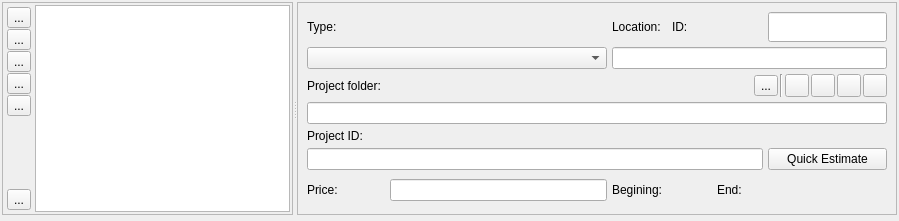
      <widget class="QWidget" name="tab">
       <attribute name="title">
        <string>Design 2</string>
       </attribute>
       <layout class="QHBoxLayout" name="horizontalLayout_2">
        <property name="spacing">
         <number>5</number>
        </property>
        <property name="leftMargin">
         <number>2</number>
        </property>
        <property name="topMargin">
         <number>2</number>
        </property>
        <property name="rightMargin">
         <number>2</number>
        </property>
        <property name="bottomMargin">
         <number>2</number>
        </property>
        <item>
         <widget class="QFrame" name="frmJobInfo">
          <property name="frameShape">
           <enum>QFrame::NoFrame</enum>
          </property>
          <property name="frameShadow">
           <enum>QFrame::Plain</enum>
          </property>
          <layout class="QVBoxLayout" name="verticalLayout">
           <property name="spacing">
            <number>0</number>
           </property>
           <property name="leftMargin">
            <number>0</number>
           </property>
           <property name="topMargin">
            <number>0</number>
           </property>
           <property name="rightMargin">
            <number>0</number>
           </property>
           <property name="bottomMargin">
            <number>0</number>
           </property>
           <item>
            <widget class="QSplitter" name="splitter">
             <property name="orientation">
              <enum>Qt::Horizontal</enum>
             </property>
             <property name="childrenCollapsible">
              <bool>false</bool>
             </property>
             <widget class="QFrame" name="frame_3">
              <property name="frameShape">
               <enum>QFrame::StyledPanel</enum>
              </property>
              <property name="frameShadow">
               <enum>QFrame::Raised</enum>
              </property>
              <property name="lineWidth">
               <number>2</number>
              </property>
              <layout class="QGridLayout" name="gLayoutJobListPanel">
               <property name="leftMargin">
                <number>2</number>
               </property>
               <property name="topMargin">
                <number>2</number>
               </property>
               <property name="rightMargin">
                <number>2</number>
               </property>
               <property name="bottomMargin">
                <number>2</number>
               </property>
               <property name="spacing">
                <number>2</number>
               </property>
               <item row="0" column="0">
                <widget class="QFrame" name="frmJobToolbar">
                 <property name="maximumSize">
                  <size>
                   <width>16777215</width>
                   <height>16777215</height>
                  </size>
                 </property>
                 <property name="frameShape">
                  <enum>QFrame::NoFrame</enum>
                 </property>
                 <property name="frameShadow">
                  <enum>QFrame::Plain</enum>
                 </property>
                 <property name="lineWidth">
                  <number>3</number>
                 </property>
                 <layout class="QVBoxLayout" name="verticalLayout_13">
                  <property name="spacing">
                   <number>1</number>
                  </property>
                  <property name="leftMargin">
                   <number>2</number>
                  </property>
                  <property name="topMargin">
                   <number>2</number>
                  </property>
                  <property name="rightMargin">
                   <number>2</number>
                  </property>
                  <property name="bottomMargin">
                   <number>2</number>
                  </property>
                  <item>
                   <widget class="QToolButton" name="btnJobAdd">
                    <property name="toolTip">
                     <string>Insert new job information</string>
                    </property>
                    <property name="text">
                     <string>...</string>
                    </property>
                    <property name="icon">
                     <iconset resource="resources.qrc">
                      <normaloff>:/resources/browse-controls/add.png</normaloff>:/resources/browse-controls/add.png</iconset>
                    </property>
                   </widget>
                  </item>
                  <item>
                   <widget class="QToolButton" name="btnJobEdit">
                    <property name="toolTip">
                     <string>Edit current job info</string>
                    </property>
                    <property name="text">
                     <string>...</string>
                    </property>
                    <property name="icon">
                     <iconset resource="resources.qrc">
                      <normaloff>:/resources/browse-controls/edit.png</normaloff>:/resources/browse-controls/edit.png</iconset>
                    </property>
                   </widget>
                  </item>
                  <item>
                   <widget class="QToolButton" name="btnJobDel">
                    <property name="toolTip">
                     <string>Remove current job info from data base</string>
                    </property>
                    <property name="text">
                     <string>...</string>
                    </property>
                    <property name="icon">
                     <iconset resource="resources.qrc">
                      <normaloff>:/resources/browse-controls/remove.png</normaloff>:/resources/browse-controls/remove.png</iconset>
                    </property>
                   </widget>
                  </item>
                  <item>
                   <widget class="QToolButton" name="btnJobSave">
                    <property name="toolTip">
                     <string>Save alterations to job info</string>
                    </property>
                    <property name="text">
                     <string>...</string>
                    </property>
                    <property name="icon">
                     <iconset theme="document-save">
                      <normaloff>.</normaloff>.</iconset>
                    </property>
                   </widget>
                  </item>
                  <item>
                   <widget class="QToolButton" name="btnJobCancel">
                    <property name="toolTip">
                     <string>Cancel alterations to job info</string>
                    </property>
                    <property name="text">
                     <string>...</string>
                    </property>
                    <property name="icon">
                     <iconset resource="resources.qrc">
                      <normaloff>:/resources/cancel.png</normaloff>:/resources/cancel.png</iconset>
                    </property>
                   </widget>
                  </item>
                  <item>
                   <spacer name="verticalSpacer">
                    <property name="orientation">
                     <enum>Qt::Vertical</enum>
                    </property>
                    <property name="sizeHint" stdset="0">
                     <size>
                      <width>20</width>
                      <height>40</height>
                     </size>
                    </property>
                   </spacer>
                  </item>
                  <item>
                   <widget class="QToolButton" name="btnJobSelectJob">
                    <property name="toolTip">
                     <string>SELECT THIS JOB</string>
                    </property>
                    <property name="text">
                     <string>...</string>
                    </property>
                    <property name="icon">
                     <iconset resource="resources.qrc">
                      <normaloff>:/resources/project-nbr.png</normaloff>:/resources/project-nbr.png</iconset>
                    </property>
                   </widget>
                  </item>
                 </layout>
                </widget>
               </item>
               <item row="0" column="1">
                <widget class="vmListWidget" name="jobsList">
                 <property name="minimumSize">
                  <size>
                   <width>0</width>
                   <height>0</height>
                  </size>
                 </property>
                </widget>
               </item>
              </layout>
             </widget>
             <widget class="QFrame" name="frame_4">
              <property name="frameShape">
               <enum>QFrame::StyledPanel</enum>
              </property>
              <property name="frameShadow">
               <enum>QFrame::Raised</enum>
              </property>
              <layout class="QGridLayout" name="gridLayout_10">
               <item row="0" column="0">
                <layout class="QGridLayout" name="gridLayout_15" rowstretch="0,0,0,0,0,0,0" columnstretch="0,0,0,0,0,0,0,0">
                 <property name="leftMargin">
                  <number>0</number>
                 </property>
                 <property name="topMargin">
                  <number>0</number>
                 </property>
                 <property name="rightMargin">
                  <number>0</number>
                 </property>
                 <property name="bottomMargin">
                  <number>0</number>
                 </property>
                 <property name="spacing">
                  <number>5</number>
                 </property>
                 <item row="5" column="1" colspan="6">
                  <widget class="vmLineEdit" name="txtJobProjectID">
                   <property name="maximumSize">
                    <size>
                     <width>16777215</width>
                     <height>30</height>
                    </size>
                   </property>
                  </widget>
                 </item>
                 <item row="6" column="3">
                  <widget class="QLabel" name="lblJobDateStart">
                   <property name="text">
                    <string>Begining:</string>
                   </property>
                  </widget>
                 </item>
                 <item row="3" column="1" colspan="7">
                  <widget class="vmLineEdit" name="txtJobProjectPath">
                   <property name="readOnly">
                    <bool>true</bool>
                   </property>
                  </widget>
                 </item>
                 <item row="4" column="1">
                  <widget class="QLabel" name="lblJobProjectID">
                   <property name="maximumSize">
                    <size>
                     <width>16777215</width>
                     <height>30</height>
                    </size>
                   </property>
                   <property name="text">
                    <string>Project ID:</string>
                   </property>
                  </widget>
                 </item>
                 <item row="1" column="3" colspan="5">
                  <widget class="vmLineEdit" name="txtJobAddress"/>
                 </item>
                 <item row="2" column="6" colspan="2">
                  <layout class="QHBoxLayout" name="horizontalLayout_11">
                   <property name="spacing">
                    <number>2</number>
                   </property>
                   <property name="leftMargin">
                    <number>0</number>
                   </property>
                   <item>
                    <spacer name="horizontalSpacer_7">
                     <property name="orientation">
                      <enum>Qt::Horizontal</enum>
                     </property>
                     <property name="sizeHint" stdset="0">
                      <size>
                       <width>40</width>
                       <height>20</height>
                      </size>
                     </property>
                    </spacer>
                   </item>
                   <item>
                    <widget class="QToolButton" name="btnJobEditProjectPath">
                     <property name="text">
                      <string>...</string>
                     </property>
                     <property name="icon">
                      <iconset theme="story-editor">
                       <normaloff>.</normaloff>.</iconset>
                     </property>
                     <property name="checkable">
                      <bool>true</bool>
                     </property>
                    </widget>
                   </item>
                   <item>
                    <widget class="Line" name="line_7">
                     <property name="orientation">
                      <enum>Qt::Vertical</enum>
                     </property>
                    </widget>
                   </item>
                   <item>
                    <widget class="QToolButton" name="btnJobOpenFileFolder">
                     <property name="sizePolicy">
                      <sizepolicy hsizetype="Fixed" vsizetype="Fixed">
                       <horstretch>0</horstretch>
                       <verstretch>0</verstretch>
                      </sizepolicy>
                     </property>
                     <property name="minimumSize">
                      <size>
                       <width>0</width>
                       <height>0</height>
                      </size>
                     </property>
                     <property name="maximumSize">
                      <size>
                       <width>16777215</width>
                       <height>16777215</height>
                      </size>
                     </property>
                     <property name="toolTip">
                      <string>Manager job's folder</string>
                     </property>
                     <property name="text">
                      <string/>
                     </property>
                     <property name="icon">
                      <iconset theme="system-file-manager">
                       <normaloff>.</normaloff>.</iconset>
                     </property>
                    </widget>
                   </item>
                   <item>
                    <widget class="QToolButton" name="btnJobOpenDoc">
                     <property name="sizePolicy">
                      <sizepolicy hsizetype="Fixed" vsizetype="Fixed">
                       <horstretch>0</horstretch>
                       <verstretch>0</verstretch>
                      </sizepolicy>
                     </property>
                     <property name="minimumSize">
                      <size>
                       <width>0</width>
                       <height>0</height>
                      </size>
                     </property>
                     <property name="maximumSize">
                      <size>
                       <width>16777215</width>
                       <height>16777215</height>
                      </size>
                     </property>
                     <property name="toolTip">
                      <string>Abrir arquivo doc</string>
                     </property>
                     <property name="statusTip">
                      <string>Abrir arquivo do projeto para edição - se existir</string>
                     </property>
                     <property name="text">
                      <string/>
                     </property>
                     <property name="icon">
                      <iconset theme="x-office-document">
                       <normaloff>.</normaloff>.</iconset>
                     </property>
                    </widget>
                   </item>
                   <item>
                    <widget class="QToolButton" name="btnJobOpenXls">
                     <property name="sizePolicy">
                      <sizepolicy hsizetype="Fixed" vsizetype="Fixed">
                       <horstretch>0</horstretch>
                       <verstretch>0</verstretch>
                      </sizepolicy>
                     </property>
                     <property name="minimumSize">
                      <size>
                       <width>0</width>
                       <height>0</height>
                      </size>
                     </property>
                     <property name="maximumSize">
                      <size>
                       <width>16777215</width>
                       <height>16777215</height>
                      </size>
                     </property>
                     <property name="toolTip">
                      <string>Abrir Planilha para edição - se existir</string>
                     </property>
                     <property name="statusTip">
                      <string>Abrir arquivo de planilha do projeto - se houver</string>
                     </property>
                     <property name="text">
                      <string/>
                     </property>
                     <property name="icon">
                      <iconset theme="x-office-spreadsheet">
                       <normaloff>.</normaloff>.</iconset>
                     </property>
                    </widget>
                   </item>
                   <item>
                    <widget class="QToolButton" name="btnJobOpenPdf">
                     <property name="sizePolicy">
                      <sizepolicy hsizetype="Fixed" vsizetype="Fixed">
                       <horstretch>0</horstretch>
                       <verstretch>0</verstretch>
                      </sizepolicy>
                     </property>
                     <property name="minimumSize">
                      <size>
                       <width>0</width>
                       <height>0</height>
                      </size>
                     </property>
                     <property name="maximumSize">
                      <size>
                       <width>16777215</width>
                       <height>16777215</height>
                      </size>
                     </property>
                     <property name="toolTip">
                      <string>Visualizar PDF ou enviar por e-mail</string>
                     </property>
                     <property name="text">
                      <string/>
                     </property>
                     <property name="icon">
                      <iconset theme="okular">
                       <normaloff>.</normaloff>.</iconset>
                     </property>
                    </widget>
                   </item>
                  </layout>
                 </item>
                 <item row="2" column="1">
                  <widget class="QLabel" name="lblJobFilepath">
                   <property name="maximumSize">
                    <size>
                     <width>150</width>
                     <height>30</height>
                    </size>
                   </property>
                   <property name="frameShape">
                    <enum>QFrame::NoFrame</enum>
                   </property>
                   <property name="frameShadow">
                    <enum>QFrame::Plain</enum>
                   </property>
                   <property name="text">
                    <string>Project folder: </string>
                   </property>
                  </widget>
                 </item>
                 <item row="5" column="7">
                  <widget class="QPushButton" name="btnQuickProject">
                   <property name="maximumSize">
                    <size>
                     <width>16777215</width>
                     <height>16777215</height>
                    </size>
                   </property>
                   <property name="text">
                    <string>Quick Estimate</string>
                   </property>
                  </widget>
                 </item>
                 <item row="6" column="6">
                  <widget class="QLabel" name="lblJobDateEnd">
                   <property name="text">
                    <string>End:</string>
                   </property>
                  </widget>
                 </item>
                 <item row="0" column="3">
                  <widget class="QLabel" name="lblJobAddress">
                   <property name="text">
                    <string>Location:</string>
                   </property>
                  </widget>
                 </item>
                 <item row="0" column="7">
                  <widget class="vmLineEdit" name="txtJobID">
                   <property name="minimumSize">
                    <size>
                     <width>40</width>
                     <height>0</height>
                    </size>
                   </property>
                   <property name="maximumSize">
                    <size>
                     <width>120</width>
                     <height>30</height>
                    </size>
                   </property>
                   <property name="focusPolicy">
                    <enum>Qt::NoFocus</enum>
                   </property>
                   <property name="readOnly">
                    <bool>true</bool>
                   </property>
                  </widget>
                 </item>
                 <item row="6" column="7">
                  <widget class="vmDateEdit" name="dteJobEnd" native="true"/>
                 </item>
                 <item row="6" column="4">
                  <widget class="vmDateEdit" name="dteJobStart" native="true"/>
                 </item>
                 <item row="0" column="5">
                  <widget class="QLabel" name="lblJobID">
                   <property name="minimumSize">
                    <size>
                     <width>40</width>
                     <height>30</height>
                    </size>
                   </property>
                   <property name="maximumSize">
                    <size>
                     <width>40</width>
                     <height>30</height>
                    </size>
                   </property>
                   <property name="frameShape">
                    <enum>QFrame::NoFrame</enum>
                   </property>
                   <property name="frameShadow">
                    <enum>QFrame::Plain</enum>
                   </property>
                   <property name="text">
                    <string>ID:</string>
                   </property>
                  </widget>
                 </item>
                 <item row="0" column="1">
                  <widget class="QLabel" name="lblJobType">
                   <property name="maximumSize">
                    <size>
                     <width>16777215</width>
                     <height>30</height>
                    </size>
                   </property>
                   <property name="frameShape">
                    <enum>QFrame::NoFrame</enum>
                   </property>
                   <property name="frameShadow">
                    <enum>QFrame::Plain</enum>
                   </property>
                   <property name="text">
                    <string>Type:</string>
                   </property>
                  </widget>
                 </item>
                 <item row="1" column="1" colspan="2">
                  <widget class="vmComboBox" name="cboJobType">
                   <property name="minimumSize">
                    <size>
                     <width>300</width>
                     <height>0</height>
                    </size>
                   </property>
                  </widget>
                 </item>
                 <item row="6" column="2">
                  <widget class="vmLineEdit" name="txtJobPrice"/>
                 </item>
                 <item row="6" column="1">
                  <widget class="QLabel" name="lblJobPrice">
                   <property name="sizePolicy">
                    <sizepolicy hsizetype="Preferred" vsizetype="Fixed">
                     <horstretch>0</horstretch>
                     <verstretch>0</verstretch>
                    </sizepolicy>
                   </property>
                   <property name="minimumSize">
                    <size>
                     <width>0</width>
                     <height>30</height>
                    </size>
                   </property>
                   <property name="maximumSize">
                    <size>
                     <width>250</width>
                     <height>16777215</height>
                    </size>
                   </property>
                   <property name="frameShape">
                    <enum>QFrame::NoFrame</enum>
                   </property>
                   <property name="frameShadow">
                    <enum>QFrame::Plain</enum>
                   </property>
                   <property name="text">
                    <string>Price:</string>
                   </property>
                  </widget>
                 </item>
                </layout>
               </item>
              </layout>
             </widget>
            </widget>
           </item>
           <item>
            <widget class="QWidget" name="frmJobInfo2" native="true">
             <layout class="QGridLayout" name="gridLayout_6" rowstretch="0" columnstretch="0">
              <property name="leftMargin">
               <number>2</number>
              </property>
              <property name="topMargin">
               <number>2</number>
              </property>
              <property name="rightMargin">
               <number>2</number>
              </property>
              <property name="bottomMargin">
               <number>2</number>
              </property>
              <property name="horizontalSpacing">
               <number>2</number>
              </property>
              <property name="verticalSpacing">
               <number>0</number>
              </property>
             </layout>
            </widget>
           </item>
          </layout>
         </widget>
        </item>
       </layout>
      </widget>
